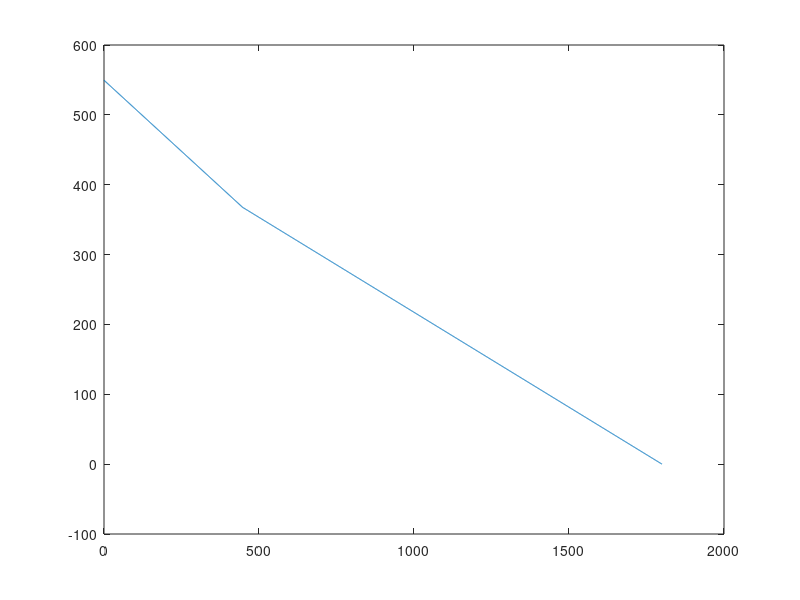

The MATLAB source for this figure:
lon_start = 38.661029;
lat_start = -9.202821;
alt_start = 550;

lon_7 = 38.7185;
lat_7 = -9.169229;
alt_7 = tan(3*pi/180)*7000;

lon_aero = 38.77559;
lat_aero = -9.13536;
alt_aero = 0;

len_data = 1800;
len_7 = 450;

lon = 0:len_data;
lat = 0:len_data;
alt = 0:len_data;
x = 0:len_data;
dist = 0:len_data;

pitch = 0:len_data;
roll = 0:len_data;
yaw = 0:len_data;

for k = 1:len_data+1
    if (k <= len_7)
        lon(k) = lon_start+(lon_7-lon_start)/(len_7)*k;
        lat(k) = lat_start+(lat_7-lat_start)/(len_7)*k;
        alt(k) = alt_start+(alt_7-alt_start)/(len_7)*k;
    else
        lon(k) = lon_7+(lon_aero-lon_7)/(len_data-len_7)*(k-len_7-1);
        lat(k) = lat_7+(lat_aero-lat_7)/(len_data-len_7)*(k-len_7-1);
        alt(k) = alt_7+(alt_aero-alt_7)/(len_data-len_7)*(k-len_7-1);
    end
    
    pitch(k) = 5;
    roll(k) = 0;
    yaw(k) = 25;

    fi1 = lat(k)*pi/180;
    fi2 = lat_aero*pi/180;
    delta_fi = (lat_aero-lat(k))*pi/180;
    delta_lambda = (lon_aero-lon(k))*pi/180;
    a = sin(delta_fi/2)*sin(delta_fi/2)+cos(fi1)*cos(fi2)*sin(delta_lambda/2)*sin(delta_lambda/2);
    c = 2*atan(sqrt(a)/sqrt(1-a));
    dist(k) = 6371*c;
end
close all;
plot(x,alt);
%hold on;
%hline = refline([0 alt_7]);
%hline.Color = 'r';

%A = [x;lon; lat; alt];
%fileID = fopen('perfect_pos.txt','w');
%fprintf(fileID,'%f %f %f %f\r\n',A);
%fclose(fileID);

%A = [pitch;roll;yaw];
%fileID = fopen('perfect_att.txt','w');
%fprintf(fileID,'AB CD EF GH %f %f %f\r\n',A);
%fclose(fileID);

%str_lon = 1:len_data;
%for k = 1:len_data+1
%    d = int(lon(k));
%    m = int((lon(k)-d))*60;
%    s = (lon(k)-d-m/60)*3600;
%    str_lon(k)= sprintf('%d%d.%f'  
%
%end

A = [lon;lat;alt;pitch;roll;yaw];
fileID = fopen('C:\Users\paulo\Dropbox\SAInt\ILS\client_dummy\perfect.txt','w');
fprintf(fileID,'%f;%f;%f;%f;%f;%f\r\n',A);
fclose(fileID);
lat(1)






